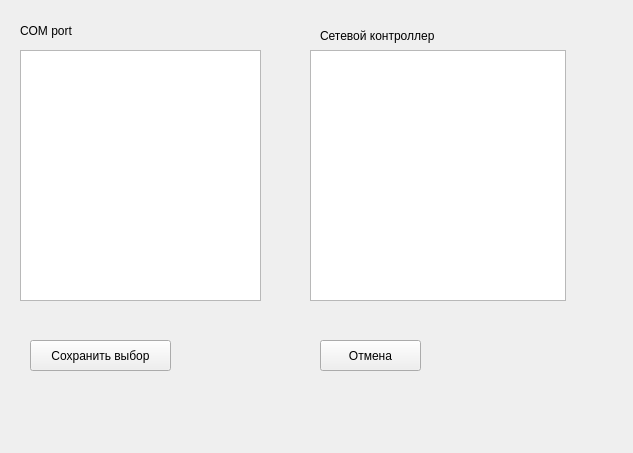
<?xml version="1.0" encoding="UTF-8"?>
<ui version="4.0">
 <class>purpose_form</class>
 <widget class="QWidget" name="purpose_form">
  <property name="geometry">
   <rect>
    <x>0</x>
    <y>0</y>
    <width>633</width>
    <height>453</height>
   </rect>
  </property>
  <property name="windowTitle">
   <string>Сопоставление порта  и сетевого устройства</string>
  </property>
  <widget class="QListWidget" name="port_list">
   <property name="geometry">
    <rect>
     <x>20</x>
     <y>50</y>
     <width>241</width>
     <height>251</height>
    </rect>
   </property>
  </widget>
  <widget class="QListWidget" name="net_device_list">
   <property name="geometry">
    <rect>
     <x>310</x>
     <y>50</y>
     <width>256</width>
     <height>251</height>
    </rect>
   </property>
  </widget>
  <widget class="QPushButton" name="add_btn">
   <property name="geometry">
    <rect>
     <x>30</x>
     <y>340</y>
     <width>141</width>
     <height>31</height>
    </rect>
   </property>
   <property name="text">
    <string>Сохранить выбор</string>
   </property>
  </widget>
  <widget class="QLabel" name="port_lbl">
   <property name="geometry">
    <rect>
     <x>20</x>
     <y>20</y>
     <width>91</width>
     <height>21</height>
    </rect>
   </property>
   <property name="text">
    <string>COM port</string>
   </property>
  </widget>
  <widget class="QLabel" name="net_device_lbl">
   <property name="geometry">
    <rect>
     <x>320</x>
     <y>25</y>
     <width>211</width>
     <height>21</height>
    </rect>
   </property>
   <property name="text">
    <string>Сетевой контроллер</string>
   </property>
  </widget>
  <widget class="QPushButton" name="canel_btn">
   <property name="geometry">
    <rect>
     <x>320</x>
     <y>340</y>
     <width>101</width>
     <height>31</height>
    </rect>
   </property>
   <property name="text">
    <string>Отмена</string>
   </property>
  </widget>
 </widget>
 <resources/>
 <connections/>
</ui>
